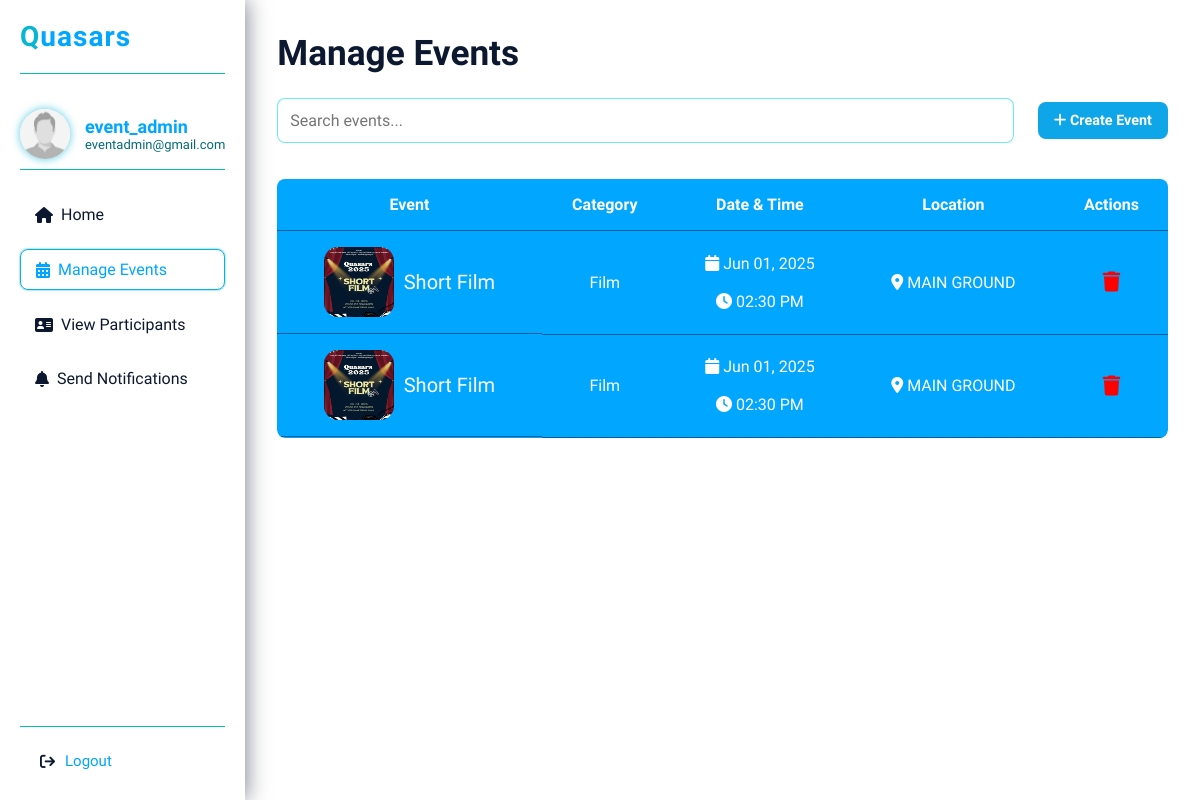
The app's page /manage_event/ (signed in), older data.
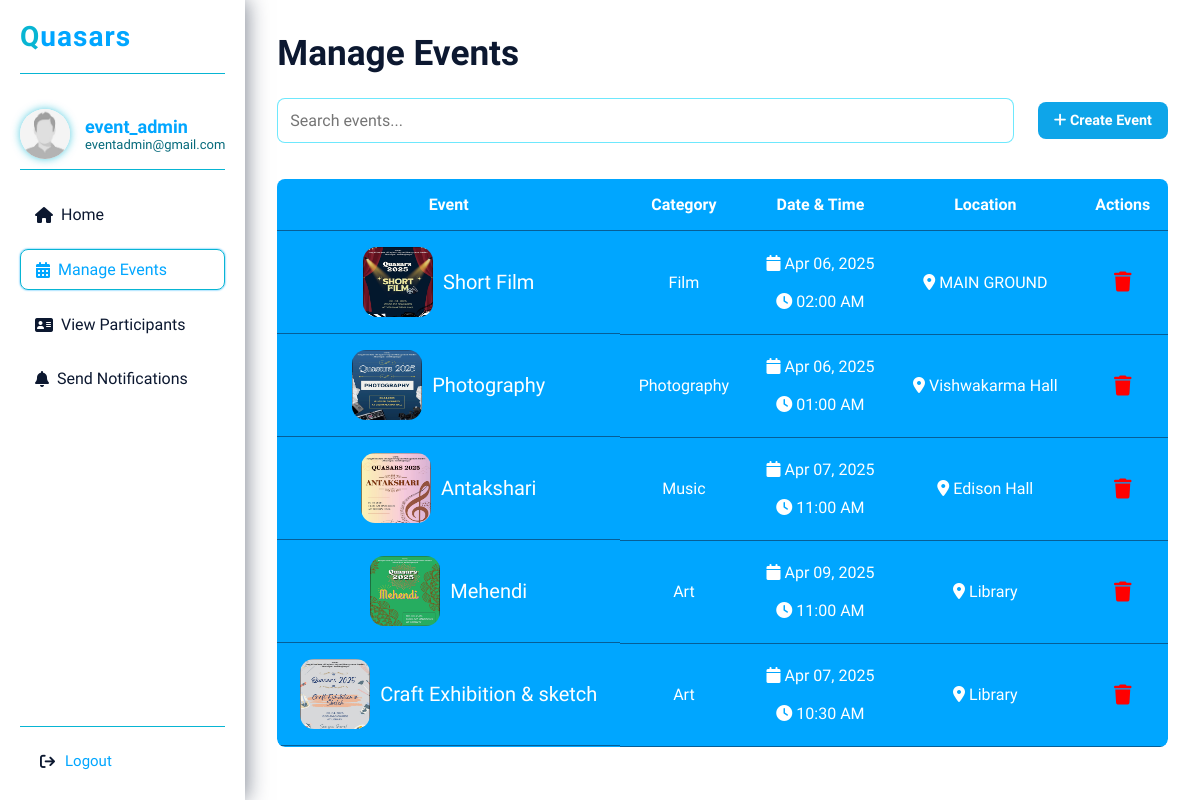
The same page, newer data.
### mainapp/models.py (models this page shows, shortened)
class CreateEvent(models.Model):
    name = models.CharField(max_length=255, blank=True, null=True)
    category = models.CharField(max_length=100)
    date_time = models.DateTimeField()
    location = models.CharField(max_length=255)
    image = models.ImageField(upload_to='event_images/', blank=True, null=True)

### mainapp/views.py (the view)
# urls.py: path('manage_event/', views.manage_event, name='manage_event'),
@login_required
@user_passes_test(admin_required)
def manage_event(request):
    events = CreateEvent.objects.all()
    context = {
        'username': request.user.username,
        'email': request.user.email,
        'events': events,
    }
    return render(request, 'mainapp/admin_dashboard/manageevent.html', context)

### mainapp/views.py (called while the page is built)
def admin_required(user):
    return user.is_staff

### mainapp/templates/mainapp/admin_dashboard/manageevent.html (shortened to what this page needs)
{% load static %}
<!DOCTYPE html>
<html lang="en">
  <head>
    <link
      href="https://unpkg.com/boxicons@2.1.4/css/boxicons.min.css"
      rel="stylesheet"
    />
    <link
      rel="stylesheet"
      href="https://cdn.jsdelivr.net/npm/swiper@11/swiper-bundle.min.css"
    />
    <link
      rel="stylesheet"
      href="https://cdnjs.cloudflare.com/ajax/libs/font-awesome/6.7.2/css/all.min.css"
    />
    <link rel="stylesheet" href="{% static 'mainapp/css/manageevent.css' %}" />
    <link rel="stylesheet" href="{% static 'mainapp/css/admin.css' %}" />
  </head>
  <body>
    <div class="dashboard">
      <nav class="sidebar">
        <div class="logo">
          <h2><span class="Q">Q</span>uasars</h2>
        </div>
        <div class="user-profile">
          <img
            src="{% static 'mainapp/images/assets/images.jpg' %}"
            alt="User Profile"
            class="avatar"
          />
          <div class="user-info">
            <h4>{{ username }}</h4>
            <p>{{ email }}</p>
          </div>
        </div>
        <ul class="nav-links">
          <li>
            <a href="/admin_dashboard/"
              ><i class="fa-solid fa-house"></i>Home</a
            >
          </li>
          <li class="active">
            <a href="/manage_event/"
              ><i class="fa-solid fa-calendar-days"></i>Manage Events</a
            >
          </li>
          <li>
            <a href="/view_participants/"
              ><i class="fa-solid fa-address-card"></i>View Participants</a
            >
          </li>
          <li>
            <a href="/admin_notifications/"
              ><i class="fa-solid fa-bell"></i>Send Notifications</a
            >
          </li>
        </ul>
        <div class="logout-icon">
          <button class="logout-icon-1" onclick="goToLogin()">
            <i class="fa-solid fa-arrow-right-from-bracket"></i>
            <div class="log-out">
              <p><a href="{% url 'logout' %}">Logout</a></p>
            </div>
          </button>
        </div>
      </nav>
      <div class="content-wrapper">
        <h1>Manage Events</h1>
        <div class="search-actions">
          <input type="text" placeholder="Search events..." />
          <div class="buttons">
            <button class="create-btn">
              <a href="{% url 'create_event' %}" class="create-btn">
                <i class="fas fa-plus"></i> Create Event
              </a>
            </button>
          </div>
        </div>
        <div class="table-container">
          <table>
            <thead>
              <tr>
                <th>Event</th>
                <th>Category</th>
                <th>Date & Time</th>
                <th>Location</th>
                <th>Actions</th>
              </tr>
            </thead>
            <tbody>
              {% for event in events %}
              <tr>
                <td class="cont">
                  <img
                    src="{{ event.image.url }}"
                    class="event-img"
                    alt="{{ event.name }}"
                  />
                  <p class="side-text">{{ event.name }}</p>
                </td>
                <td><span class="badge blue">{{ event.category }}</span></td>
                <td>
                  <i class="fa fa-calendar"></i> {{ event.date_time|date:"M d, Y" }}  <br /><br />
                  <i class="fa fa-clock"></i> {{ event.date_time|time:"h:i A" }}
                </td>
                <td><i class="fa fa-location-dot"></i> {{ event.location }}</td>
                <td>
                  <form
                    method="POST"
                    action="{% url 'delete_event' event.id %}"
                    style="display: inline"
                  >
                    <button
                      type="submit"
                      class="delete-icon"
                      style="
                        background: none;
                        border: none;
                        cursor: pointer;
                        color: red;
                        font-size: 20px;
                      "
                    >
                      <i class="fa fa-trash"></i>
                    </button>
                  </form>
                </td>
              </tr>
              {% empty %}
              <tr>
                <td colspan="7">No events found.</td>
              </tr>
              {% endfor %}
            </tbody>
          </table>
        </div>
      </div>
    </div>
  </body>
</html>

### mainapp/static/mainapp/css/manageevent.css (style rules this page uses)
.content-wrapper { margin: 2rem; width: 100%; }
h1 { font-size: 2.2rem; margin-bottom: 1.5rem; }
.search-actions { display: flex; justify-content: space-between; align-items: center; margin-bottom: 1rem; }
.search-actions input { flex: 1; padding: 0.75rem; border-radius: 8px; border: 1px solid rgba(0, 214, 252, 0.567); margin-right: 1rem; font-size: 1rem; }
.buttons button { padding: 0.6rem 1rem; margin-left: 0.5rem; border-radius: 8px; border: none; cursor: pointer; font-weight: bold; font-size: 0.9rem; }
.create-btn { background-color: rgb(14, 165, 233); color: white; }
.table-container { overflow-x: auto; border-radius: 8px; }
table { width: 100%; border-collapse: collapse; background-color: rgb(14, 165, 233); border-radius: 8px; overflow: hidden; }
th, td { padding: 1rem; text-align: left; vertical-align: middle; }
.dashboard { display: flex; min-height: 100vh; overflow-x: hidden; }

### mainapp/static/mainapp/css/admin.css (style rules this page uses)
:root { --bg-color: #ffffff; --text-color: #0c1830; --primary-color: #1b305a; --secondary-color: rgb(6, 106, 123); --button-color: rgb(0, 166, 255); --hover-color: rgb(8, 181, 211); --nav-shadow: rgba(12, 24, 48, 0.5); --image-shadow: rgba(8, 181, 211, 0.7); --card-bg: #f9f9f9; --font-family: "Ubuntu", sans-serif; }
* { margin: 0; padding: 0; box-sizing: border-box; font-family: var(--font-family); transition: all 0.3s ease-in-out; }
html, body { scroll-behavior: smooth; background-color: var(--bg-color); color: var(--text-color); height: 100%; min-height: 100vh; }
.dashboard { display: flex; min-height: 100vh; overflow-x: hidden; }
.sidebar { width: 250px; background-color: var(--bg-color); color: var(--text-color); padding: 20px; box-shadow: 2px 0 20px var(--nav-shadow); display: flex; flex-direction: column; gap: 25px; position: relative; z-index: 10; }
.logo h2 { font-size: 28px; font-weight: 700; color: var(--button-color); letter-spacing: 1px; padding-bottom: 20px; border-bottom: 1px solid var(--hover-color); }
.logo .Q { color: var(--hover-color); }
a { text-decoration: none; color: var(--button-color); }
.user-profile { display: flex; align-items: center; gap: 15px; padding: 10px 0; border-bottom: 1px solid var(--hover-color); }
.user-profile .avatar { border-radius: 50%; box-shadow: 0 0 8px var(--image-shadow); width: 50px; height: 50px; object-fit: cover; }
.user-info h4 { font-weight: 600; font-size: 18px; color: var(--button-color); }
.user-info p { font-size: 13px; color: var(--secondary-color); }
.nav-links { list-style: none; padding-left: 0; display: flex; flex-direction: column; gap: 15px; }
.nav-links li { border-radius: 8px; }
.nav-links li a { text-decoration: none; color: var(--text-color); font-weight: 500; display: flex; align-items: center; gap: 8px; padding: 10px 15px; border-radius: 8px; font-size: 16px; transition: background-color 0.25s ease, color 0.25s ease; }
.nav-links li.active a, .nav-links li a:hover { border: 1px solid var(--hover-color); color: var(--button-color); box-shadow: 0 0 2px var(--button-color); }
.logout-icon { margin-top: auto; padding-top: 15px; border-top: 1px solid var(--hover-color); display: flex; justify-content: start; }
.logout-icon button { background-color: transparent; border: none; color: var(--text-color); font-size: 15px; font-weight: 500; cursor: pointer; display: flex; align-items: center; gap: 10px; padding: 10px 20px; border-radius: 8px; transition: background-color 0.3s ease, color 0.3s ease; }
table { width: 100%; color: white; background: var(--button-color); margin-top: 20px; border-radius: 8px; border-collapse: collapse; overflow: hidden; }
th, td { padding: 1rem; text-align: center; border-bottom: 1px solid var(--nav-shadow); }

### mainapp/templates/mainapp/admin_dashboard/manageevent.html (style rules this page uses)
.cont { display: flex; align-items: center; justify-content: center; gap: 10px; }
.event-img { height: 70px; width: 70px; border-radius: 20%; }
.side-text { font-size: 20px; }

Row changes from the older to the newer data that the page shows:
removed CreateEvent: image (picture), name "Short Film", category "Film", date_time "Jun 01, 2025", date_time "02:30 PM", location "MAIN GROUND"
removed CreateEvent: image (picture), name "Short Film", category "Film", date_time "Jun 01, 2025", date_time "02:30 PM", location "MAIN GROUND"
added CreateEvent: image (picture), name "Short Film", category "Film", date_time "Apr 06, 2025", date_time "02:00 AM", location "MAIN GROUND"
added CreateEvent: image (picture), name "Photography", category "Photography", date_time "Apr 06, 2025", date_time "01:00 AM", location "Vishwakarma Hall"
added CreateEvent: image (picture), name "Antakshari", category "Music", date_time "Apr 07, 2025", date_time "11:00 AM", location "Edison Hall"
added CreateEvent: image (picture), name "Mehendi", category "Art", date_time "Apr 09, 2025", date_time "11:00 AM", location "Library"
added CreateEvent: image (picture), name "Craft Exhibition & sketch", category "Art", date_time "Apr 07, 2025", date_time "10:30 AM", location "Library"
